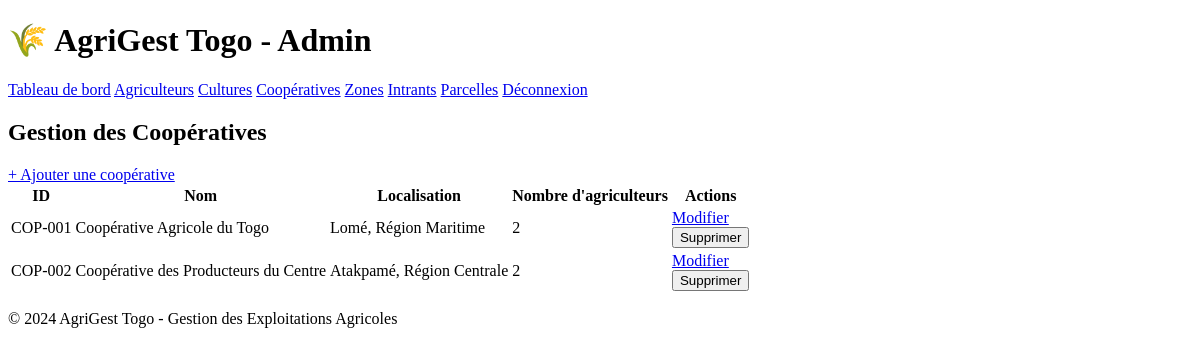
The app's page /admin/cooperatives.php (signed in) with its own data.
### tables this page shows
CREATE TABLE COOPERATIVE (
    id_coop VARCHAR(15) PRIMARY KEY,
    nom_coop VARCHAR(100) NOT NULL,
    localisation_coop VARCHAR(150) NOT NULL
);

### admin/cooperatives.php (the view, shortened to what this page needs)
<?php
require_once('../config/connexion.php');
$action = $_GET['action'] ?? 'list';
?>
<!DOCTYPE html>
<html lang="fr">
<head>
    <link rel="stylesheet" href="../assets/css/style.css">
</head>
<body>
    <div class="container">
        <header>
            <h1>🌾 AgriGest Togo - Admin</h1>
            <nav>
                <a href="dashboard.php">Tableau de bord</a>
                <a href="agriculteurs.php">Agriculteurs</a>
                <a href="cultures.php">Cultures</a>
                <a href="cooperatives.php">Coopératives</a>
                <a href="zones.php">Zones</a>
                <a href="intrants.php">Intrants</a>
                <a href="parcelles.php">Parcelles</a>
                <a href="../auth/logout.php">Déconnexion</a>
            </nav>
        </header>
        <main>
            <h2>Gestion des Coopératives</h2>
            <?php if ($action === 'list'): ?>
                <div class="actions-bar">
                    <a href="?action=create" class="btn btn-primary">+ Ajouter une coopérative</a>
                </div>
                <?php
                try {
                    $stmt = $pdo->query(
                        "SELECT id_coop, nom_coop, localisation_coop FROM COOPERATIVE ORDER BY nom_coop"
                    );
                    $cooperatives = $stmt->fetchAll();
                    if (!empty($cooperatives)):
                ?>
                        <table class="table">
                            <thead>
                                <tr>
                                    <th>ID</th>
                                    <th>Nom</th>
                                    <th>Localisation</th>
                                    <th>Nombre d'agriculteurs</th>
                                    <th>Actions</th>
                                </tr>
                            </thead>
                            <tbody>
                                <?php foreach ($cooperatives as $coop): ?>
                                    <tr>
                                        <td><?php echo htmlspecialchars($coop['id_coop']); ?></td>
                                        <td><?php echo htmlspecialchars($coop['nom_coop']); ?></td>
                                        <td><?php echo htmlspecialchars($coop['localisation_coop']); ?></td>
                                        <td>
                                            <?php
                                            $stmtCount = $pdo->prepare("SELECT COUNT(*) AS total FROM AGRICULTEUR WHERE id_coop = ?");
                                            $stmtCount->execute([$coop['id_coop']]);
                                            $count = $stmtCount->fetch()['total'];
                                            echo $count;
                                            ?>
                                        </td>
                                        <td>
                                            <a href="?action=edit&id=<?php echo urlencode($coop['id_coop']); ?>" class="btn btn-small btn-edit">Modifier</a>
                                            <form method="POST" class="form-delete-inline" onsubmit="return confirm('Êtes-vous sûr ?');">
                                                <button type="submit" class="btn btn-small btn-delete">Supprimer</button>
                                            </form>
                                        </td>
                                    </tr>
                                <?php endforeach; ?>
                            </tbody>
                        </table>
                <?php
                    else:
                        echo '<p class="no-data">Aucune coopérative enregistrée.</p>';
                    endif;
                } catch (PDOException $e) {
                    echo '<div class="message-erreur">Erreur lors du chargement des coopératives.</div>';
                    error_log('Erreur SQL list cooperative: ' . $e->getMessage());
                }
                ?>
            <?php endif; ?>
        </main>
        <footer>
            <p>&copy; 2024 AgriGest Togo - Gestion des Exploitations Agricoles</p>
        </footer>
    </div>
</body>
</html>

### assets/css/style.css (style rules this page uses)
:root { --color-primary: #2E7D32; --color-primary-dark: #1B5E20; --color-secondary: #8D6E63; --color-accent: #F9A825; --color-danger: #C62828; --color-bg: #F5F1E8; --color-surface: #FFFFFF; --color-text: #1B1B1B; --color-text-muted: #666666; --radius: 8px; --shadow: 0 2px 6px rgba(0,0,0,0.08); --font-heading: 'Poppins', sans-serif; --font-body: 'Inter', sans-serif; }

### records on screen
cooperative: id_coop "COP-001", nom_coop "Coopérative Agricole du Togo", localisation_coop "Lomé, Région Maritime", count "2"
cooperative: id_coop "COP-002", nom_coop "Coopérative des Producteurs du Centre", localisation_coop "Atakpamé, Région Centrale", count "2"
